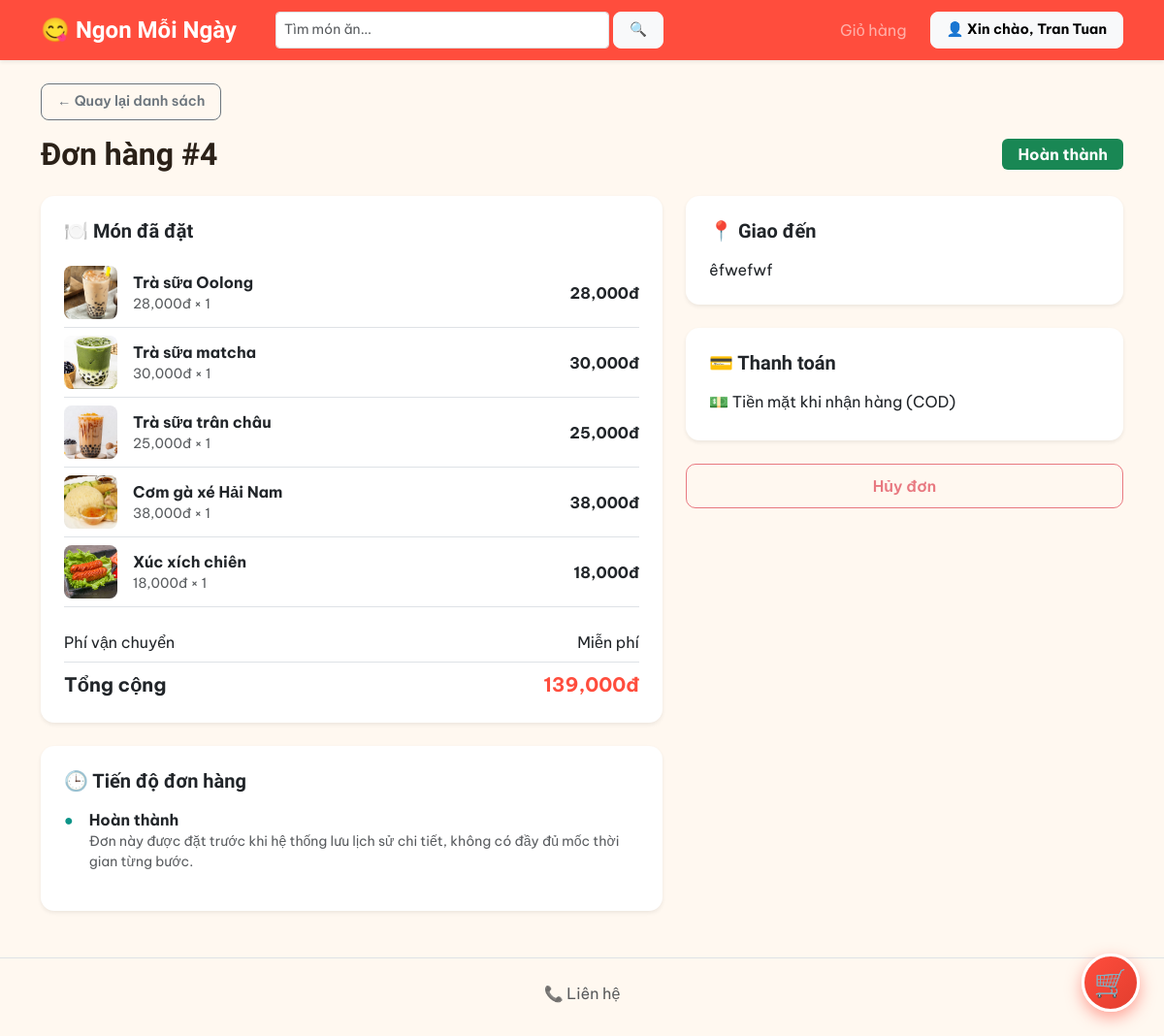
The page /donhang/chi_tiet_don_cua_toi.php?id=4 (signed in) on the database its author committed.
### tables this page shows
CREATE TABLE `don_hang` (
  `id` int(11) NOT NULL,
  `id_nguoi_dung` int(11) DEFAULT NULL,
  `ten_khach` varchar(100) DEFAULT NULL,
  `sdt` varchar(15) DEFAULT NULL,
  `ngay_dat` datetime DEFAULT current_timestamp(),
  `tong_tien` decimal(10,0) NOT NULL,
  `trang_thai` enum('cho_xac_nhan','da_nhan','dang_lam','dang_giao','hoan_thanh','da_huy') NOT NULL DEFAULT 'cho_xac_nhan',
  `id_ma_giam_gia` int(11) DEFAULT NULL,
  `tien_giam` decimal(10,0) NOT NULL DEFAULT 0,
  `phi_ship` decimal(10,0) NOT NULL DEFAULT 0,
  `phuong_thuc_tt` enum('cod','chuyen_khoan') NOT NULL DEFAULT 'cod',
  `trang_thai_tt` enum('chua_thanh_toan','da_thanh_toan') NOT NULL DEFAULT 'chua_thanh_toan',
  `ten_shipper` varchar(100) DEFAULT NULL,
  `sdt_shipper` varchar(15) DEFAULT NULL,
  `dia_chi_giao` varchar(255) DEFAULT NULL
);

CREATE TABLE `chi_tiet_don_hang` (
  `id` int(11) NOT NULL,
  `id_don_hang` int(11) DEFAULT NULL,
  `id_mon` int(11) DEFAULT NULL,
  `so_luong` int(11) NOT NULL,
  `don_gia` decimal(10,0) NOT NULL
);

CREATE TABLE `mon_an` (
  `id` int(11) NOT NULL,
  `ten_mon` varchar(150) NOT NULL,
  `gia` decimal(10,0) NOT NULL,
  `gia_goc` decimal(10,0) DEFAULT NULL,
  `gia_von` decimal(10,0) NOT NULL DEFAULT 0,
  `noi_bat` tinyint(1) NOT NULL DEFAULT 0,
  `mo_ta` text DEFAULT NULL,
  `hinh_anh` varchar(255) DEFAULT NULL,
  `id_danh_muc` int(11) DEFAULT NULL,
  `con_hang` tinyint(1) DEFAULT 1
);

### donhang/chi_tiet_don_cua_toi.php (the view, shortened to what this page needs)
<?php
include '../includes/header.php';
include '../config/ketnoi.php';
$id = $_GET['id'];
$stmt = $conn->prepare("SELECT * FROM don_hang WHERE id = ? AND id_nguoi_dung = ?");
$stmt->bind_param("ii", $id, $_SESSION['id_nguoi_dung']);
$stmt->execute();
$don = $stmt->get_result()->fetch_assoc();
$stmt2 = $conn->prepare("
    SELECT chi_tiet_don_hang.*, mon_an.ten_mon, mon_an.hinh_anh
    FROM chi_tiet_don_hang
    JOIN mon_an ON chi_tiet_don_hang.id_mon = mon_an.id
    WHERE id_don_hang = ?
");
$stmt2->bind_param("i", $id);
$stmt2->execute();
$chi_tiet = $stmt2->get_result();
$stmt3 = $conn->prepare("SELECT * FROM lich_su_don_hang WHERE id_don_hang = ? ORDER BY thoi_gian ASC");
$stmt3->bind_param("i", $id);
$stmt3->execute();
$lich_su = $stmt3->get_result();
function tenTrangThai2($ma) {
    $ds = ['cho_xac_nhan'=>'Chờ quán xác nhận','da_nhan'=>'Quán đã nhận đơn','dang_lam'=>'Đang chuẩn bị món','dang_giao'=>'Đang giao','hoan_thanh'=>'Hoàn thành','da_huy'=>'Đã hủy'];
    return $ds[$ma] ?? $ma;
}
function mauTrangThai2($ma) {
    $ds = ['cho_xac_nhan'=>'warning','da_nhan'=>'info','dang_lam'=>'primary','dang_giao'=>'success','hoan_thanh'=>'success','da_huy'=>'secondary'];
    return $ds[$ma] ?? 'secondary';
}
?>
<div class="container my-4">
    <a href="don_hang_cua_toi.php" class="btn btn-outline-secondary btn-sm mb-3">← Quay lại danh sách</a>
    <div class="d-flex justify-content-between align-items-center flex-wrap gap-2 mb-4">
        <h2 class="fw-bold mb-0">Đơn hàng #<?php echo $don['id']; ?></h2>
        <span class="badge bg-<?php echo mauTrangThai2($don['trang_thai']); ?> fs-6 px-3 py-2">
            <?php echo tenTrangThai2($don['trang_thai']); ?>
        </span>
    </div>
    <div class="row g-4">
        <div class="col-md-7">
            <div class="card shadow-sm border-0 mb-4">
                <div class="card-body p-4">
                    <h5 class="fw-bold mb-3">🍽️ Món đã đặt</h5>
                    <?php while ($mon = $chi_tiet->fetch_assoc()):
                        $anh = !empty($mon['hinh_anh']) ? $mon['hinh_anh'] : 'no-image.jpg';
                    ?>
                    <div class="d-flex align-items-center gap-3 py-2 border-bottom">
                        <img src="../assets/img/<?php echo $anh; ?>" style="width:55px;height:55px;object-fit:cover;border-radius:8px;">
                        <div class="flex-grow-1">
                            <div class="fw-bold"><?php echo $mon['ten_mon']; ?></div>
                            <div class="text-muted small"><?php echo number_format($mon['don_gia']); ?>đ × <?php echo $mon['so_luong']; ?></div>
                        </div>
                        <div class="fw-bold"><?php echo number_format($mon['don_gia'] * $mon['so_luong']); ?>đ</div>
                    </div>
                    <?php endwhile; ?>
                    <div class="d-flex justify-content-between pt-3 mt-2">
                        <span>Phí vận chuyển</span>
                        <span><?php echo $don['phi_ship'] == 0 ? 'Miễn phí' : number_format($don['phi_ship']).'đ'; ?></span>
                    </div>
                    <div class="d-flex justify-content-between fw-bold fs-5 mt-2 pt-2 border-top">
                        <span>Tổng cộng</span>
                        <span style="color:var(--primary);"><?php echo number_format($don['tong_tien']); ?>đ</span>
                    </div>
                </div>
            </div>
            <?php if ($don['trang_thai'] == 'da_huy'): ?>
                <div class="alert alert-secondary">❌ Đơn hàng này đã bị hủy.</div>
            <?php else: ?>
            <div class="card shadow-sm border-0">
                <div class="card-body p-4">
                    <h5 class="fw-bold mb-3">🕒 Tiến độ đơn hàng</h5>
                    <ul class="list-unstyled mb-0">
                        <?php if ($lich_su->num_rows == 0): ?>
                            <li class="d-flex mb-3">
                                <div class="me-3" style="color:var(--secondary);">●</div>
                                <div>
                                    <div class="fw-bold"><?php echo tenTrangThai2($don['trang_thai']); ?></div>
                                    <div class="small text-muted">Đơn này được đặt trước khi hệ thống lưu lịch sử chi tiết, không có đầy đủ mốc thời gian từng bước.</div>
                                </div>
                            </li>
                        <?php else: while ($ls = $lich_su->fetch_assoc()): ?>
                        <li class="d-flex mb-3">
                            <div class="me-3" style="color:var(--secondary);">●</div>
                            <div>
                                <div class="fw-bold"><?php echo htmlspecialchars($ls['ghi_chu']); ?></div>
                                <div class="small text-muted"><?php echo date('d/m/Y H:i', strtotime($ls['thoi_gian'])); ?></div>
                            </div>
                        </li>
                        <?php endwhile; endif; ?>
                    </ul>
                </div>
            </div>
            <?php endif; ?>
        </div>
        <div class="col-md-5">
            <div class="card shadow-sm border-0 mb-4">
                <div class="card-body p-4">
                    <h5 class="fw-bold mb-3">📍 Giao đến</h5>
                    <p class="mb-0"><?php echo htmlspecialchars($don['dia_chi_giao']); ?></p>
                </div>
            </div>
            <div class="card shadow-sm border-0 mb-4">
                <div class="card-body p-4">
                    <h5 class="fw-bold mb-3">💳 Thanh toán</h5>
                    <p class="mb-1"><?php echo $don['phuong_thuc_tt'] == 'chuyen_khoan' ? '🏦 Chuyển khoản ngân hàng' : '💵 Tiền mặt khi nhận hàng (COD)'; ?></p>
                </div>
            </div>
            <?php if ($don['trang_thai'] == 'cho_xac_nhan'): ?>
                <a href="huy_don.php?id=<?php echo $don['id']; ?>" class="btn btn-outline-danger w-100" onclick="return confirm('Hủy đơn hàng này?')">Hủy đơn</a>
            <?php else: ?>
                <button class="btn btn-outline-danger w-100" disabled>Hủy đơn</button>
            <?php endif; ?>
        </div>
    </div>
</div>
<?php include '../includes/footer.php'; ?>

### assets/css/style.css (style rules this page uses)
:root { --primary: #FF4D3D; --primary-dark: #E23E2E; --primary-light: #FFE4DE; --secondary: #0D9488; --accent: #FFB703; --dark: #2B2118; --bg-page: #FFF8F0; --muted: #8A7F72; }
body { font-family: 'Be Vietnam Pro', sans-serif; color: var(--dark); background: var(--bg-page); }
h1, h2, h3, h4, h5, h6, .navbar-brand, .card-title { font-family: 'Baloo 2', sans-serif; font-weight: 700; }
.btn { padding: 10px 22px; font-size: 1rem; font-weight: 600; border-radius: 10px; transition: all 0.15s ease; }
.btn-sm { padding: 7px 16px; font-size: 0.9rem; border-radius: 8px; }
.card { border-radius: 14px !important; }

### rows shown on the page
don_hang: id "4", trang_thai "Hoàn thành", tong_tien "139,000", dia_chi_giao "êfwefwf"
chi_tiet_don_hang: id_mon.hinh_anh (picture), id_mon.ten_mon "Trà sữa Oolong", don_gia "28,000", so_luong "1", $mon['don_gia'] * $mon['so_luong'] "28,000"
chi_tiet_don_hang: id_mon.hinh_anh (picture), id_mon.ten_mon "Trà sữa matcha", don_gia "30,000", so_luong "1", $mon['don_gia'] * $mon['so_luong'] "30,000"
chi_tiet_don_hang: id_mon.hinh_anh (placeholder picture), id_mon.ten_mon "Trà sữa trân châu", don_gia "25,000", so_luong "1", $mon['don_gia'] * $mon['so_luong'] "25,000"
chi_tiet_don_hang: id_mon.hinh_anh (picture), id_mon.ten_mon "Cơm gà xé Hải Nam", don_gia "38,000", so_luong "1", $mon['don_gia'] * $mon['so_luong'] "38,000"
chi_tiet_don_hang: id_mon.hinh_anh (picture), id_mon.ten_mon "Xúc xích chiên", don_gia "18,000", so_luong "1", $mon['don_gia'] * $mon['so_luong'] "18,000"

### other values the page prints
$_SESSION['ho_ten'] "Tran Tuan"
